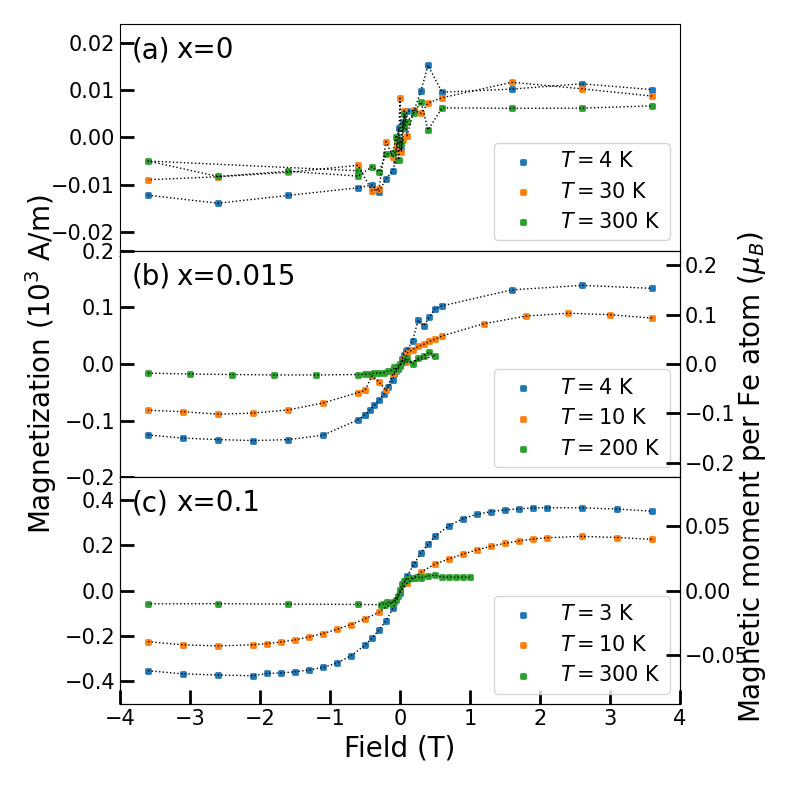

The script that saved this image:
import os

import math
import numpy as np
import matplotlib as mpl
import matplotlib.pyplot as plt
from matplotlib import rc

from matplotlib.patches import FancyArrowPatch, ArrowStyle

from scipy.optimize import curve_fit

# rc('text', usetex=True)
# rc('text.latex',preamble=r'\usepackage[utf8]{inputenc}')
# rc('text.latex',preamble=r'\usepackage[russian]{babel}')

visible_ticks = {
   "top": False,
   "right": False
}

from matplotlib.ticker import AutoMinorLocator

####################################################################################
####################################################################################
### Fe_samples
####################################################################################
####################################################################################

density = 6.82 # [g/cm^3]

samples = {
   "272": {
      'x': 0,
      'mass': 0.03,
      'data': {},
      'max_y': 0.024,
      },
   "365": {
    'x': 0.015,
      'mass': 0.03,
      'data': {},
      'max_y': 0.2,
   },
   "367": {
    'x': 0.1,
      'mass': 0.03,
      'data': {},
      'max_y': 0.5,
   },
   "370": {
      'x': 0.04,
      'mass': 0.03,
      'data': {},
      'max_y': 1
   }
}

aem = 1.66e-24

m_Fe = 55.845 * aem
m_Se = 78.96 * aem
m_Bi = 208.98 * aem

mu_B = 927e-23 # emu

###################################################################################
## Fig setup
###################################################################################

fig = plt.figure(figsize=(8, 8), constrained_layout=False)
fig.patch.set_facecolor('white')

left_margin = 0.15
right_margin = 0.15
top_margin = 0.03
bottom_margin = 0.12
wspace = 1
hspace = 0

gs = fig.add_gridspec(nrows=3, ncols=1, left=left_margin, right=1-right_margin,
   bottom=bottom_margin, top=1-top_margin, wspace=wspace, hspace=hspace)

##############################################################################################
## Load data
##############################################################################################
for num in samples:
   
   data_dir = num

   for ind, fname in enumerate(os.listdir(data_dir)):

      temp = fname.split('.')[0].split('=')[1]
      samples[num]['data'][temp] = np.loadtxt(
         f"{data_dir}\\{fname}", delimiter='\t').transpose()

      length = len(samples[num]['data'][temp]) # 3 cols in some files, 2 in others

      samples[num]['data'][temp][0] *= 1e-4 # Convert Oe to T
      samples[num]['data'][temp][length-1] /= samples[num]['mass'] # Calculate moment per unit mass
      samples[num]['data'][temp][length-1] *= density # Convert to magnetization

      x = float(samples[num]['x'])
      if x != 0:
         mu = m_Fe + 2*m_Bi/x + (3+x)*m_Se/x
         samples[num]['N_Fe'] = samples[num]['mass'] / mu

##############################################################################################
## Configure axes
##############################################################################################
max_field = 4

# Sample 272
ax_272 = fig.add_subplot(gs[0, 0])
ax_272.annotate('(a)', xy=(0.02, 0.85), xycoords='axes fraction', fontsize=20)
ax_272.annotate('x=0', xy=(0.1, 0.85), xycoords='axes fraction', fontsize=20)

ax_272.set_xlabel(r"Field (T)", fontsize=20)
# ax_272.set_ylabel(r"Magnetization (A/m)", fontsize=20)
ax_272.tick_params(axis='both', which='major', direction='in',
   width=2, length=10, labelsize=15, **visible_ticks)
ax_272.tick_params(axis='both', which='minor', direction='in',
   width=1.5, length=6, labelsize=8, **visible_ticks)
ax_272.tick_params(axis='x', which='major', direction='in',
   width=0, length=6, labelsize=0, **visible_ticks)

ax_272.set_xlim(-max_field, max_field)
ax_272.set_ylim(-samples['272']['max_y'], samples['272']['max_y'])

# Sample 365
ax_365 = fig.add_subplot(gs[1, 0])
ax_365.annotate('(b)', xy=(0.02, 0.85), xycoords='axes fraction', fontsize=20)
ax_365.annotate('x=0.015', xy=(0.1, 0.85), xycoords='axes fraction', fontsize=20)

ax_365_tw = ax_365.twinx()

ax_365.set_xlabel(r"Field (T)", fontsize=20)
ax_365.set_ylabel(r"Magnetization ($10^3$ A/m)", fontsize=20)
ax_365.tick_params(axis='both', which='major', direction='in',
   width=2, length=10, labelsize=15, **visible_ticks)
ax_365.tick_params(axis='both', which='minor', direction='in',
   width=1.5, length=6, labelsize=8, **visible_ticks)
ax_365.tick_params(axis='x', which='major', direction='in',
   width=0, length=6, labelsize=0, **visible_ticks)

ax_365_tw.tick_params(axis='y', which='major', direction='in',
   width=2, length=10, labelsize=15)
ax_365_tw.tick_params(axis='y', which='minor', direction='in',
   width=1.5, length=6, labelsize=8)
ax_365_tw.set_ylabel(r"Magnetic moment per Fe atom ($\mu_B$)", fontsize=20)
ax_365_tw.yaxis.set_label_coords(1.1, 0)

ax_365.set_xlim(-max_field, max_field)
ax_365.set_ylim(-samples['365']['max_y'], samples['365']['max_y'])

per_atom_lim = samples['365']['max_y'] * samples['365']['mass'] / (
   density * mu_B * samples['365']['N_Fe'])
ax_365_tw.set_ylim(-per_atom_lim, per_atom_lim)

# Sample 367
ax_367 = fig.add_subplot(gs[2, 0])
ax_367.annotate('(c)', xy=(0.02, 0.85), xycoords='axes fraction', fontsize=20)
ax_367.annotate('x=0.1', xy=(0.1, 0.85), xycoords='axes fraction', fontsize=20)

ax_367_tw = ax_367.twinx()

ax_367.set_xlabel(r"Field (T)", fontsize=20)
ax_367.tick_params(axis='both', which='major', direction='in',
   width=2, length=10, labelsize=15, **visible_ticks)
ax_367.tick_params(axis='both', which='minor', direction='in',
   width=1.5, length=6, labelsize=8, **visible_ticks)

ax_367_tw.tick_params(axis='y', which='major', direction='in',
   width=2, length=10, labelsize=15)
ax_367_tw.tick_params(axis='y', which='minor', direction='in',
   width=1.5, length=6, labelsize=8)

ax_367.set_xlim(-max_field, max_field)
ax_367.set_ylim(-samples['367']['max_y'], samples['367']['max_y'])

per_atom_lim = samples['367']['max_y'] * samples['367']['mass'] / (
   density * mu_B * samples['367']['N_Fe'])
ax_367_tw.set_ylim(-per_atom_lim, per_atom_lim)

##############################################################################################
## Plot data
##############################################################################################
# substract line
def magnetic_fit(B, a, b, c):

   return a*B + b*np.tanh(c*B)

for temp in sorted(samples["272"]["data"], key=lambda x: int(x)):

   xdata = samples["272"]["data"][temp][0]
   ydata = samples["272"]["data"][temp][1]

   p0 = (0, 0.1, 1)
   popt, pcov = curve_fit(magnetic_fit, xdata, ydata, p0=p0)

   ysub = ydata - popt[0]*xdata

   ax_272.scatter(xdata, ysub, s=10, marker='s', lw=2, label=f'$T={temp}$ K')# ec='k', fc='k') 
   ax_272.plot(xdata, ysub, ls=':', c='k', lw=1)

for temp in sorted(samples["365"]["data"], key=lambda x: int(x)):

   if int(temp) == 30 or int(temp) == 100:
      continue

   xdata = samples["365"]["data"][temp][0]
   ydata = samples["365"]["data"][temp][1]

   p0 = (0, 1, 1)
   popt, pcov = curve_fit(magnetic_fit, xdata, ydata, p0=p0)

   ysub = ydata - popt[0]*xdata

   ax_365.scatter(xdata, ysub, s=10, marker='s', lw=2, label=f'$T={temp}$ K')# ec='k', fc='k') 
   ax_365.plot(xdata, ysub, ls=':', c='k', lw=1)

for temp in sorted(samples["367"]["data"], key=lambda x: int(x)):

   if int(temp) == 30:
      continue

   xdata = samples["367"]["data"][temp][0]
   ydata = samples["367"]["data"][temp][2]

   p0 = (0, 1, 1)
   popt, pcov = curve_fit(magnetic_fit, xdata, ydata, p0=p0)

   ysub = ydata - popt[0]*xdata

   ax_367.scatter(xdata, ysub, s=10, marker='s', lw=2, label=f'$T={temp}$ K')# ec='k', fc='k') 
   ax_367.plot(xdata, ysub, ls=':', c='k', lw=1)

ax_272.legend(loc='lower right', fontsize=15)
ax_365.legend(loc='lower right', fontsize=15)
ax_367.legend(loc='lower right', fontsize=15)

fig.savefig('Fe_magnetism.png')
fig.savefig('Fe_magnetism.pdf')
plt.show()
